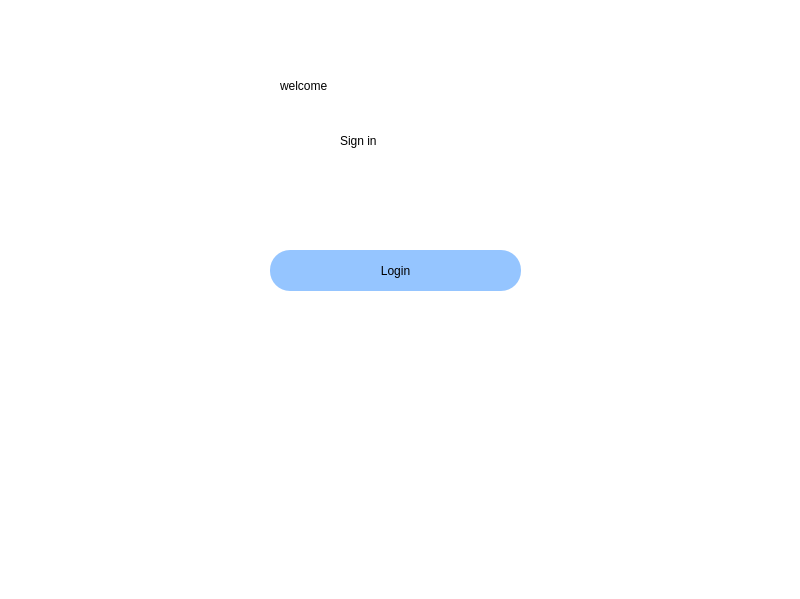
<?xml version="1.0" encoding="UTF-8"?>
<ui version="4.0">
 <class>Dialog</class>
 <widget class="QDialog" name="Dialog">
  <property name="geometry">
   <rect>
    <x>0</x>
    <y>0</y>
    <width>800</width>
    <height>599</height>
   </rect>
  </property>
  <property name="windowTitle">
   <string>Dialog</string>
  </property>
  <widget class="QWidget" name="bgwidget" native="true">
   <property name="geometry">
    <rect>
     <x>0</x>
     <y>0</y>
     <width>800</width>
     <height>600</height>
    </rect>
   </property>
   <property name="styleSheet">
    <string notr="true">background-color: rgb(255, 255, 255);</string>
   </property>
   <widget class="QLabel" name="label">
    <property name="geometry">
     <rect>
      <x>280</x>
      <y>60</y>
      <width>241</width>
      <height>51</height>
     </rect>
    </property>
    <property name="styleSheet">
     <string notr="true">font: 36pt &quot;Sans Serif&quot;;color:rgb(0, 0, 0)</string>
    </property>
    <property name="text">
     <string>welcome</string>
    </property>
   </widget>
   <widget class="QLabel" name="label_2">
    <property name="geometry">
     <rect>
      <x>340</x>
      <y>120</y>
      <width>81</width>
      <height>41</height>
     </rect>
    </property>
    <property name="styleSheet">
     <string notr="true">font: 16pt &quot;Sans Serif&quot;;color:rgb(0, 0, 0)</string>
    </property>
    <property name="text">
     <string>Sign in</string>
    </property>
   </widget>
   <widget class="QPushButton" name="login">
    <property name="geometry">
     <rect>
      <x>270</x>
      <y>250</y>
      <width>251</width>
      <height>41</height>
     </rect>
    </property>
    <property name="styleSheet">
     <string notr="true">border-radius:20px;
color: rgb(0, 0, 0);
font: 12pt &quot;Sans Serif&quot;;
background-color: rgb(149, 197, 255)</string>
    </property>
    <property name="text">
     <string>Login</string>
    </property>
   </widget>
  </widget>
 </widget>
 <resources/>
 <connections/>
</ui>
